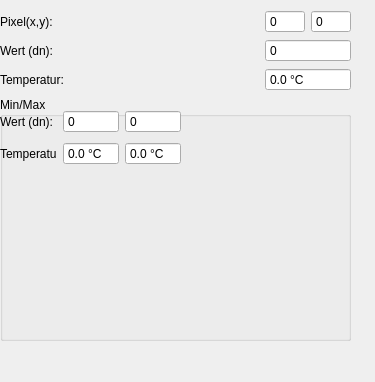
<?xml version="1.0" encoding="UTF-8"?>
<ui version="4.0">
 <class>Form</class>
 <widget class="QWidget" name="Form">
  <property name="geometry">
   <rect>
    <x>0</x>
    <y>0</y>
    <width>375</width>
    <height>382</height>
   </rect>
  </property>
  <property name="windowTitle">
   <string>Form</string>
  </property>
  <widget class="QWidget" name="horizontalLayoutWidget">
   <property name="geometry">
    <rect>
     <x>0</x>
     <y>10</y>
     <width>351</width>
     <height>331</height>
    </rect>
   </property>
   <layout class="QHBoxLayout" name="layout">
    <item>
     <layout class="QVBoxLayout" name="verticalLayout_2">
      <item>
       <layout class="QGridLayout" name="gridLayout_7">
        <item row="1" column="1">
         <widget class="QSpinBox" name="pixtemp_dn">
          <property name="minimumSize">
           <size>
            <width>60</width>
            <height>0</height>
           </size>
          </property>
          <property name="buttonSymbols">
           <enum>QAbstractSpinBox::NoButtons</enum>
          </property>
          <property name="maximum">
           <number>33000</number>
          </property>
         </widget>
        </item>
        <item row="1" column="0">
         <widget class="QLabel" name="label_3">
          <property name="text">
           <string>Wert (dn):</string>
          </property>
         </widget>
        </item>
        <item row="0" column="0">
         <widget class="QLabel" name="label">
          <property name="text">
           <string>Pixel(x,y):</string>
          </property>
         </widget>
        </item>
        <item row="0" column="1">
         <layout class="QHBoxLayout" name="horizontalLayout_2">
          <item>
           <widget class="QSpinBox" name="pixtemp_x">
            <property name="maximumSize">
             <size>
              <width>40</width>
              <height>16777215</height>
             </size>
            </property>
            <property name="buttonSymbols">
             <enum>QAbstractSpinBox::NoButtons</enum>
            </property>
            <property name="maximum">
             <number>1000</number>
            </property>
           </widget>
          </item>
          <item>
           <widget class="QSpinBox" name="pixtemp_y">
            <property name="maximumSize">
             <size>
              <width>40</width>
              <height>16777215</height>
             </size>
            </property>
            <property name="buttonSymbols">
             <enum>QAbstractSpinBox::NoButtons</enum>
            </property>
            <property name="maximum">
             <number>1000</number>
            </property>
           </widget>
          </item>
         </layout>
        </item>
        <item row="2" column="0">
         <widget class="QLabel" name="label_25">
          <property name="text">
           <string>Temperatur:</string>
          </property>
         </widget>
        </item>
        <item row="2" column="1">
         <widget class="QDoubleSpinBox" name="pixtemp_temp">
          <property name="buttonSymbols">
           <enum>QAbstractSpinBox::NoButtons</enum>
          </property>
          <property name="suffix">
           <string> °C</string>
          </property>
          <property name="decimals">
           <number>1</number>
          </property>
          <property name="minimum">
           <double>-273.000000000000000</double>
          </property>
          <property name="maximum">
           <double>5000.000000000000000</double>
          </property>
         </widget>
        </item>
       </layout>
      </item>
      <item>
       <widget class="QGroupBox" name="groupBox">
        <property name="title">
         <string>Min/Max</string>
        </property>
        <widget class="QWidget" name="gridLayoutWidget_8">
         <property name="geometry">
          <rect>
           <x>0</x>
           <y>10</y>
           <width>181</width>
           <height>61</height>
          </rect>
         </property>
         <layout class="QGridLayout" name="gridLayout_8">
          <item row="1" column="2">
           <widget class="QDoubleSpinBox" name="pixtemp_temp_max">
            <property name="buttonSymbols">
             <enum>QAbstractSpinBox::NoButtons</enum>
            </property>
            <property name="suffix">
             <string> °C</string>
            </property>
            <property name="decimals">
             <number>1</number>
            </property>
            <property name="minimum">
             <double>-273.000000000000000</double>
            </property>
            <property name="maximum">
             <double>5000.000000000000000</double>
            </property>
           </widget>
          </item>
          <item row="0" column="0">
           <widget class="QLabel" name="label_4">
            <property name="text">
             <string>Wert (dn):</string>
            </property>
           </widget>
          </item>
          <item row="1" column="0">
           <widget class="QLabel" name="label_26">
            <property name="text">
             <string>Temperatur:</string>
            </property>
           </widget>
          </item>
          <item row="1" column="1">
           <widget class="QDoubleSpinBox" name="pixtemp_temp_min">
            <property name="buttonSymbols">
             <enum>QAbstractSpinBox::NoButtons</enum>
            </property>
            <property name="suffix">
             <string> °C</string>
            </property>
            <property name="decimals">
             <number>1</number>
            </property>
            <property name="minimum">
             <double>-273.000000000000000</double>
            </property>
            <property name="maximum">
             <double>5000.000000000000000</double>
            </property>
           </widget>
          </item>
          <item row="0" column="1">
           <widget class="QSpinBox" name="pixtemp_dn_min">
            <property name="minimumSize">
             <size>
              <width>50</width>
              <height>0</height>
             </size>
            </property>
            <property name="buttonSymbols">
             <enum>QAbstractSpinBox::NoButtons</enum>
            </property>
            <property name="maximum">
             <number>33000</number>
            </property>
           </widget>
          </item>
          <item row="0" column="2">
           <widget class="QSpinBox" name="pixtemp_dn_max">
            <property name="minimumSize">
             <size>
              <width>50</width>
              <height>0</height>
             </size>
            </property>
            <property name="buttonSymbols">
             <enum>QAbstractSpinBox::NoButtons</enum>
            </property>
            <property name="maximum">
             <number>33000</number>
            </property>
           </widget>
          </item>
         </layout>
        </widget>
       </widget>
      </item>
      <item>
       <layout class="QVBoxLayout" name="verticalLayout"/>
      </item>
     </layout>
    </item>
    <item>
     <layout class="QVBoxLayout" name="histVL"/>
    </item>
   </layout>
  </widget>
 </widget>
 <resources/>
 <connections/>
</ui>
